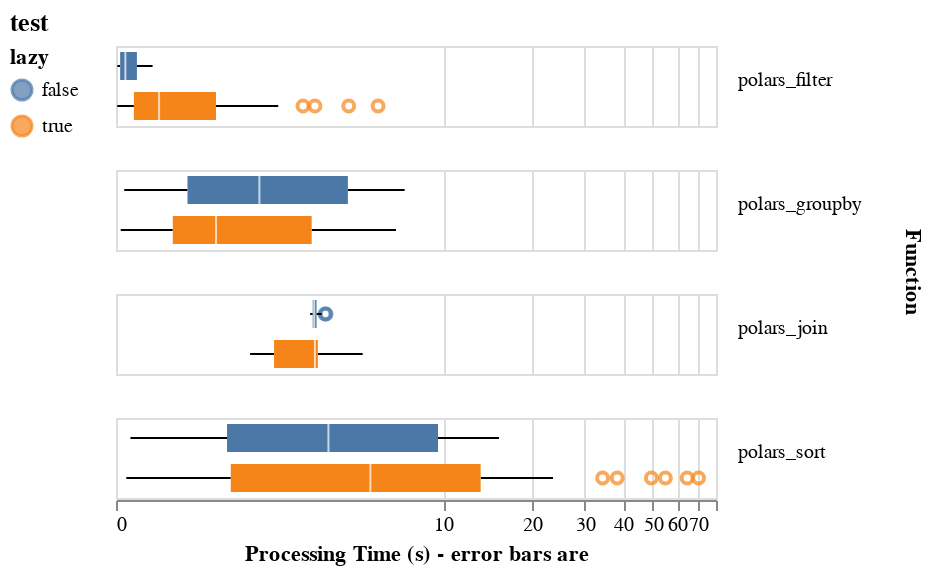

Here is the notebook cell this chart was saved with:
### Code cell
bar = (
    alt.Chart(df)
    .mark_boxplot(
        # color="black",
        # filled=True
    )
    .encode(
        y=alt.Y("lazy:N", axis=None),  # , axis=alt.Axis(orient="right")),
        x=alt.X(
            "duration:Q",
            scale=alt.Scale(type="symlog"),
            title="Processing Time (s) - error bars are ",
        ),
        color=alt.Color(
            "lazy:N",
            legend=alt.Legend(
                orient="left",
            ),
        ),
    )
)

(
    (bar).facet(
        row=alt.Row(
            "func:N",
            header=alt.Header(
                # labelOrient="left",
                labelAngle=0,
                labelAlign="right",
                # labelAnchor="start",
                orient="right",
                # labelOrient="right",
                labelBaseline="alphabetic",
                # labelPadding=-10,
            ),
            title="Function",
        ),
    )
).properties(title="test")
# .configure_rule(color='black')

### Figure 1 — Vega-Lite specification as saved in the notebook (floating-point values rounded to 4 significant figures; data arrays with more than 128 entries replaced by an {"elided": "..."} marker saying what was removed)
{"usermeta": {"embedOptions": {"theme": "carbong10"}}, "config": {"view": {"continuousWidth": 300, "continuousHeight": 300}}, "data": {"name": "data-15a2c4d7b09ac3ee64521ae9f33f9cce"}, "facet": {"row": {"field": "func", "header": {"labelAlign": "right", "labelAngle": 0, "labelBaseline": "alphabetic", "orient": "right"}, "title": "Function", "type": "nominal"}}, "spec": {"mark": {"type": "boxplot"}, "encoding": {"color": {"field": "lazy", "legend": {"legendY": 40, "orient": "left"}, "type": "nominal"}, "x": {"field": "duration", "scale": {"type": "symlog"}, "title": "Processing Time (s) - error bars are ", "type": "quantitative"}, "y": {"axis": null, "field": "lazy", "type": "nominal"}}}, "title": "test", "$schema": "https://vega.github.io/schema/vega-lite/v5.20.1.json", "datasets": {"data-15a2c4d7b09ac3ee64521ae9f33f9cce": {"elided": "384 records"}}}
